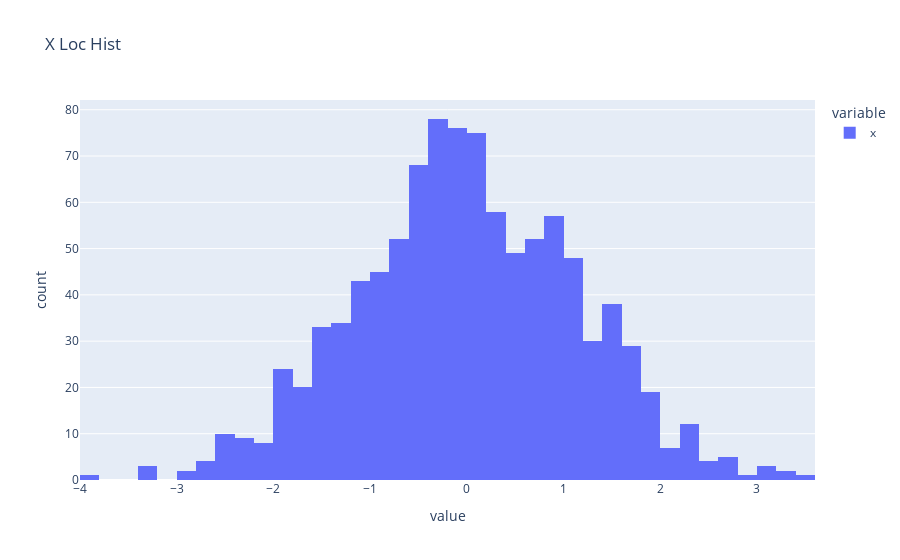

The notebook cell this image was saved under:
### Code cell
pitch_data.show_x_location_hist()

### Figure 1 — Plotly figure (JSON) as saved in the notebook; plotly's stock layout.template omitted (floating-point values rounded to 4 significant figures; data arrays with more than 128 entries replaced by an {"elided": "..."} marker saying what was removed)
{"data": [{"alignmentgroup": "True", "bingroup": "x", "hovertemplate": "variable=x<br>value=%{x}<br>count=%{y}<extra></extra>", "legendgroup": "x", "marker": {"color": "#636efa", "pattern": {"shape": ""}}, "name": "x", "offsetgroup": "x", "orientation": "v", "showlegend": true, "type": "histogram", "x": {"elided": "1000 float values"}, "xaxis": "x", "yaxis": "y"}], "layout": {"barmode": "relative", "legend": {"title": {"text": "variable"}, "tracegroupgap": 0}, "title": {"text": "X Loc Hist"}, "xaxis": {"anchor": "y", "domain": [0, 1], "title": {"text": "value"}}, "yaxis": {"anchor": "x", "domain": [0, 1], "title": {"text": "count"}}}}
